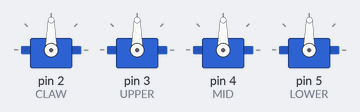
A sketch run on a simulated Arduino Uno, built with avr-gcc and run on an emulated ATmega328P. Shown: 4 × servo. At 8.0 s the program stops and its outputs stay as they are.

Above: at 0.1 s.
At 1.7 s:
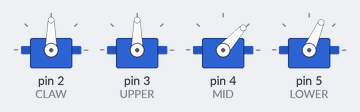
At 3.2 s:
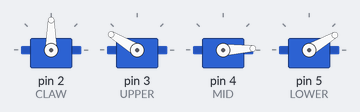
At 4.5 s:
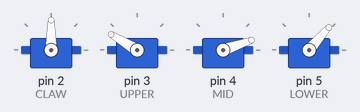
At 5.8 s:
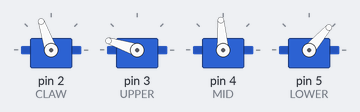
At 8.1 s:
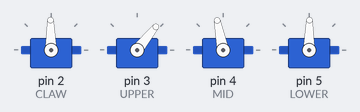
Timing chart, 0 to 9.5 s (numbered marks = the images above):
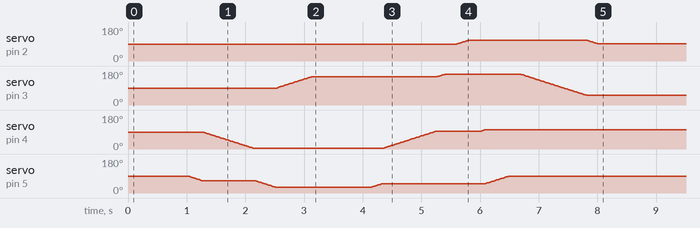

The sketch:

servo_act_version3.ino
```cpp
#include <Servo.h>
#define CLAW 2
#define UPPER 3
#define MID 4
#define LOWER 5
#define CLAW_OPEN 90
#define CLAW_CLOSE 113
Servo claw,upper,mid,lower;

void setup(){
    claw.attach(CLAW);
    upper.attach(UPPER);
    mid.attach(MID);
    lower.attach(LOWER);
    initialize();   //初始化

    delay(1000);
    first_marching(); //初始化姿态转行进姿态
    delay(1000);

    //grab_gainRing();  //抓增益环
    //delay(3000);

    //placing_lower_back(); //放二分区
    //marching();
    //delay(1000);
    //placing_higher_back();
    //grab_ring();    //抓地上的环
    //delay(300);     //这里机械臂贴地后前进一小段卡位，再抓取
    //close_claw();
    //delay(100);
    //marching();
    //delay(2000);

    //placing_higher_front();  //放三分区
    //remove_lower();
    //marching();
    //delay(1000);
    remove_lower();
    //marching();
}

void loop(){
  while(1);
}

void initialize()
{
    rotate_lower(88);
}

//所有舵机的delay参数均为10
void first_marching() //从初始化到行进姿态
{
    rotate_lower(65);
    rotate_mid(2);
    rotate_lower(29);
    rotate_upper(150);
}

void marching() //行进姿态
{
    rotate_lower(29);
    delay(100);
    rotate_mid(2);
    rotate_upper(150);
}

void grab_ring() //抓地上的环
{
    rotate_upper(173);
    rotate_lower(45);
    rotate_mid(25);
    rotate_lower(161);
}

void close_claw() //合上爪子
{
    rotate_claw(CLAW_CLOSE);
}

void grab_gainRing()  //倒退进入 抓增益环
{
    rotate_claw(CLAW_OPEN);
    rotate_upper(65);
    rotate_lower(63);
    rotate_mid(162);
    delay(500);
    rotate_claw(CLAW_CLOSE);
    delay(500);
    rotate_mid(2);
    rotate_lower(29);
    rotate_upper(150);
}

void placing_lower_back() //倒退进入二分区 放增益环
{
    rotate_lower(40);
    rotate_mid(52);
    rotate_upper(150);
    delay(200);
    rotate_claw(CLAW_OPEN);
}

void placing_higher_back()  //倒退进入三分区 放增益环
{
    rotate_lower(40);
    delay(200);
    rotate_mid(45);
    rotate_upper(135);
    delay(500);
    rotate_claw(CLAW_OPEN);
}

void placing_lower_front()  //正着进入二分区，放地上的环
{
    rotate_lower(48);
    rotate_mid(2);
    rotate_upper(68);
    delay(200);
    rotate_claw(CLAW_OPEN);
}

void placing_higher_front() //正着进入三分区，放地上的环
{
    rotate_lower(48);
    rotate_mid(2);
    rotate_upper(75);
    delay(200);
    rotate_claw(CLAW_OPEN);
}

void remove_lower()  //倒退进入对方二分区，捞走对方的环，扔到地上（一定概率会滚走）
{
    rotate_claw(CLAW_OPEN);
    rotate_lower(50);
    rotate_mid(95);
    rotate_upper(163);
    delay(200);
    rotate_claw(110);
    delay(200);
    rotate_mid(102);
    rotate_lower(90);
    delay(200);
    rotate_upper(50);

    rotate_claw(CLAW_OPEN);
     //可以抓上面两个，最下面抓不到


  // rotate_claw(CLAW_OPEN);
  // rotate_lower(48);
  // rotate_upper(80);
  // rotate_mid(135);
  // rotate_claw(113);
  // delay(200);
  // rotate_lower(90);
  // rotate_mid(102);
  // rotate_upper(50);
  // rotate_claw(CLAW_OPEN);
}

void remove_higher() //倒退进入对方三分区，捞走对方的环，扔到地上
{
  rotate_claw(CLAW_OPEN);
    rotate_lower(50);
    rotate_mid(100);
    delay(200);
    rotate_claw(CLAW_CLOSE);
    delay(200);
    rotate_lower(90);
    rotate_mid(50);
    rotate_upper(100);
    rotate_claw(CLAW_OPEN);
}

void rotate_claw(int angle){
    int anglex = claw.read();
    if (angle > anglex){
        for (int i = anglex;i < angle;i++){
            claw.write(i);
            delay(10);
        }
    }
    else if (angle < anglex){
        for (int i = anglex;i > angle;i--){
            claw.write(i);
            delay(10);
        }
    }
}

void rotate_upper(int angle){
    int anglex = upper.read();
    if (angle > anglex){
        for (int i = anglex;i < angle;i++){
            upper.write(i);
            delay(10);
        }
    }
    else if (angle < anglex){
        for (int i = anglex;i > angle;i--){
            upper.write(i);
            delay(10);
        }
    }
}

void rotate_mid(int angle){
    int anglex = mid.read();
    if (angle > anglex){
        for (int i = anglex;i < angle;i++){
            mid.write(i);
            delay(10);
        }
    }
    else if (angle < anglex){
        for (int i = anglex;i > angle;i--){
            mid.write(i);
            delay(10);
        }
    }
}

void rotate_lower(int angle){
    int anglex = lower.read();
    if (angle > anglex){
        for (int i = anglex;i < angle;i++){
            lower.write(i);
            delay(10);
        }
    }
    else if (angle < anglex){
        for (int i = anglex;i > angle;i--){
            lower.write(i);
            delay(10);
        }
    }
}
```
